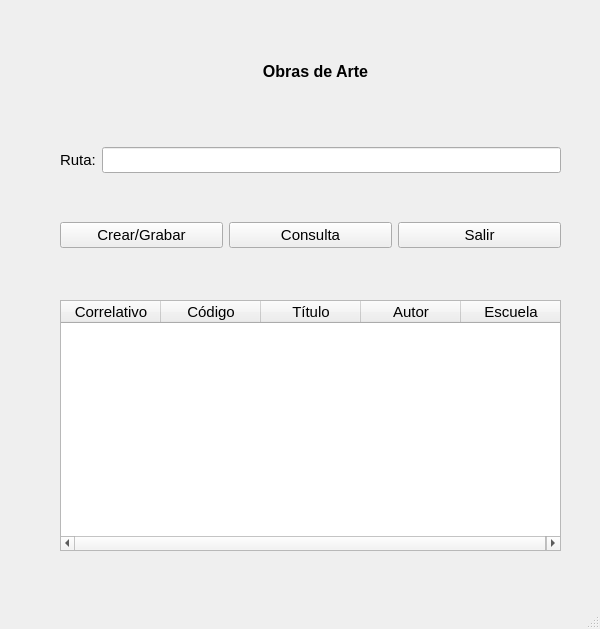
<?xml version="1.0" encoding="UTF-8"?>
<ui version="4.0">
 <class>MainWindow</class>
 <widget class="QMainWindow" name="MainWindow">
  <property name="windowModality">
   <enum>Qt::WindowModality::NonModal</enum>
  </property>
  <property name="geometry">
   <rect>
    <x>0</x>
    <y>0</y>
    <width>600</width>
    <height>629</height>
   </rect>
  </property>
  <property name="font">
   <font>
    <pointsize>11</pointsize>
   </font>
  </property>
  <property name="contextMenuPolicy">
   <enum>Qt::ContextMenuPolicy::PreventContextMenu</enum>
  </property>
  <property name="windowTitle">
   <string>Camilo Solis 2311824</string>
  </property>
  <property name="animated">
   <bool>true</bool>
  </property>
  <widget class="QWidget" name="centralwidget">
   <widget class="QLabel" name="label">
    <property name="geometry">
     <rect>
      <x>260</x>
      <y>60</y>
      <width>111</width>
      <height>22</height>
     </rect>
    </property>
    <property name="font">
     <font>
      <pointsize>12</pointsize>
      <bold>true</bold>
     </font>
    </property>
    <property name="text">
     <string>Obras de Arte</string>
    </property>
    <property name="alignment">
     <set>Qt::AlignmentFlag::AlignCenter</set>
    </property>
   </widget>
   <widget class="QWidget" name="gridLayoutWidget">
    <property name="geometry">
     <rect>
      <x>60</x>
      <y>110</y>
      <width>501</width>
      <height>101</height>
     </rect>
    </property>
    <layout class="QGridLayout" name="gridLayout">
     <item row="0" column="0">
      <widget class="QLabel" name="label_2">
       <property name="font">
        <font>
         <pointsize>11</pointsize>
        </font>
       </property>
       <property name="text">
        <string>Ruta:</string>
       </property>
      </widget>
     </item>
     <item row="0" column="1">
      <widget class="QLineEdit" name="le_path"/>
     </item>
    </layout>
    <zorder>le_path</zorder>
    <zorder>label_2</zorder>
   </widget>
   <widget class="QWidget" name="horizontalLayoutWidget">
    <property name="geometry">
     <rect>
      <x>60</x>
      <y>210</y>
      <width>501</width>
      <height>51</height>
     </rect>
    </property>
    <layout class="QHBoxLayout" name="horizontalLayout">
     <item>
      <widget class="QPushButton" name="btn_create_save">
       <property name="font">
        <font>
         <pointsize>11</pointsize>
        </font>
       </property>
       <property name="text">
        <string>Crear/Grabar</string>
       </property>
      </widget>
     </item>
     <item>
      <widget class="QPushButton" name="btn_query">
       <property name="font">
        <font>
         <pointsize>11</pointsize>
        </font>
       </property>
       <property name="toolTip">
        <string>&lt;html&gt;&lt;head/&gt;&lt;body&gt;&lt;p&gt;Muestra todos los datos del archivo&lt;/p&gt;&lt;/body&gt;&lt;/html&gt;</string>
       </property>
       <property name="text">
        <string>Consulta</string>
       </property>
      </widget>
     </item>
     <item>
      <widget class="QPushButton" name="btn_exit">
       <property name="font">
        <font>
         <pointsize>11</pointsize>
        </font>
       </property>
       <property name="text">
        <string>Salir</string>
       </property>
      </widget>
     </item>
    </layout>
   </widget>
   <widget class="QTreeWidget" name="tw_data">
    <property name="geometry">
     <rect>
      <x>60</x>
      <y>300</y>
      <width>501</width>
      <height>251</height>
     </rect>
    </property>
    <property name="columnCount">
     <number>5</number>
    </property>
    <column>
     <property name="text">
      <string>Correlativo</string>
     </property>
     <property name="textAlignment">
      <set>AlignCenter</set>
     </property>
    </column>
    <column>
     <property name="text">
      <string>Código</string>
     </property>
     <property name="textAlignment">
      <set>AlignCenter</set>
     </property>
    </column>
    <column>
     <property name="text">
      <string>Título</string>
     </property>
     <property name="textAlignment">
      <set>AlignCenter</set>
     </property>
    </column>
    <column>
     <property name="text">
      <string>Autor</string>
     </property>
     <property name="textAlignment">
      <set>AlignCenter</set>
     </property>
    </column>
    <column>
     <property name="text">
      <string>Escuela</string>
     </property>
     <property name="textAlignment">
      <set>AlignCenter</set>
     </property>
    </column>
   </widget>
  </widget>
  <widget class="QStatusBar" name="statusbar"/>
 </widget>
 <tabstops>
  <tabstop>le_path</tabstop>
  <tabstop>btn_create_save</tabstop>
  <tabstop>btn_query</tabstop>
 </tabstops>
 <resources/>
 <connections/>
</ui>
